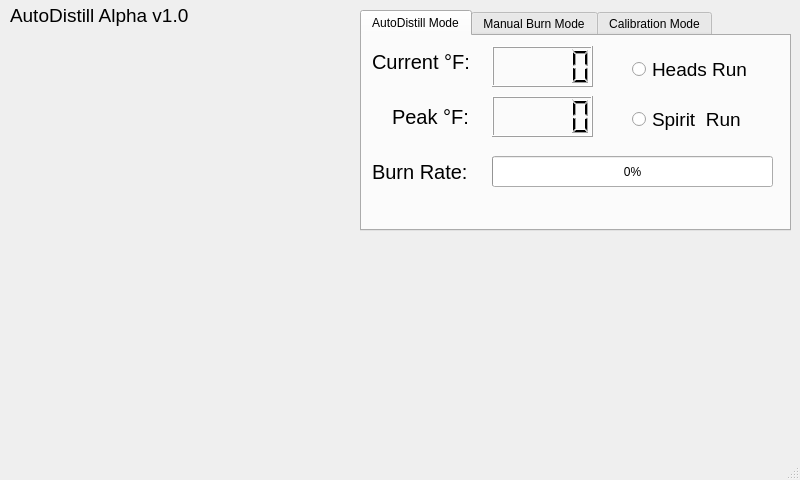
<?xml version="1.0" encoding="UTF-8"?>
<ui version="4.0">
 <class>MainWindow</class>
 <widget class="QMainWindow" name="MainWindow">
  <property name="geometry">
   <rect>
    <x>0</x>
    <y>0</y>
    <width>800</width>
    <height>480</height>
   </rect>
  </property>
  <property name="windowTitle">
   <string>MainWindow</string>
  </property>
  <widget class="QWidget" name="centralWidget">
   <widget class="QWidget" name="chartWidget" native="true">
    <property name="geometry">
     <rect>
      <x>0</x>
      <y>230</y>
      <width>801</width>
      <height>211</height>
     </rect>
    </property>
   </widget>
   <widget class="QLabel" name="autoStillLable">
    <property name="geometry">
     <rect>
      <x>10</x>
      <y>-10</y>
      <width>291</width>
      <height>51</height>
     </rect>
    </property>
    <property name="font">
     <font>
      <pointsize>14</pointsize>
     </font>
    </property>
    <property name="text">
     <string>AutoDistill Alpha v1.0</string>
    </property>
   </widget>
   <widget class="QWidget" name="logoWidget" native="true">
    <property name="geometry">
     <rect>
      <x>0</x>
      <y>40</y>
      <width>361</width>
      <height>201</height>
     </rect>
    </property>
   </widget>
   <widget class="QTabWidget" name="tabWidget">
    <property name="geometry">
     <rect>
      <x>360</x>
      <y>10</y>
      <width>431</width>
      <height>221</height>
     </rect>
    </property>
    <property name="autoFillBackground">
     <bool>true</bool>
    </property>
    <property name="currentIndex">
     <number>0</number>
    </property>
    <widget class="QWidget" name="autoMode">
     <attribute name="title">
      <string>AutoDistill Mode</string>
     </attribute>
     <widget class="QLabel" name="peakVaporTempLabel">
      <property name="geometry">
       <rect>
        <x>30</x>
        <y>60</y>
        <width>91</width>
        <height>41</height>
       </rect>
      </property>
      <property name="font">
       <font>
        <pointsize>15</pointsize>
       </font>
      </property>
      <property name="text">
       <string>Peak °F:</string>
      </property>
     </widget>
     <widget class="QLCDNumber" name="peakVaporTemp">
      <property name="geometry">
       <rect>
        <x>130</x>
        <y>60</y>
        <width>101</width>
        <height>41</height>
       </rect>
      </property>
     </widget>
     <widget class="QLCDNumber" name="currentVaporTemp">
      <property name="geometry">
       <rect>
        <x>130</x>
        <y>10</y>
        <width>101</width>
        <height>41</height>
       </rect>
      </property>
     </widget>
     <widget class="QLabel" name="currentVaporTempLabel">
      <property name="geometry">
       <rect>
        <x>10</x>
        <y>0</y>
        <width>111</width>
        <height>51</height>
       </rect>
      </property>
      <property name="font">
       <font>
        <pointsize>15</pointsize>
       </font>
      </property>
      <property name="text">
       <string>Current °F:</string>
      </property>
     </widget>
     <widget class="QLabel" name="BurnRateLabel">
      <property name="geometry">
       <rect>
        <x>10</x>
        <y>110</y>
        <width>111</width>
        <height>51</height>
       </rect>
      </property>
      <property name="font">
       <font>
        <pointsize>15</pointsize>
       </font>
      </property>
      <property name="text">
       <string>Burn Rate:</string>
      </property>
     </widget>
     <widget class="QProgressBar" name="burnRateIndicator">
      <property name="geometry">
       <rect>
        <x>130</x>
        <y>120</y>
        <width>281</width>
        <height>31</height>
       </rect>
      </property>
      <property name="value">
       <number>0</number>
      </property>
     </widget>
     <widget class="QRadioButton" name="autoStillHeadsRunSelect">
      <property name="geometry">
       <rect>
        <x>270</x>
        <y>20</y>
        <width>121</width>
        <height>27</height>
       </rect>
      </property>
      <property name="font">
       <font>
        <pointsize>14</pointsize>
       </font>
      </property>
      <property name="text">
       <string>Heads Run</string>
      </property>
     </widget>
     <widget class="QRadioButton" name="autoStillSpiritRunSelect">
      <property name="geometry">
       <rect>
        <x>270</x>
        <y>70</y>
        <width>121</width>
        <height>27</height>
       </rect>
      </property>
      <property name="font">
       <font>
        <pointsize>14</pointsize>
       </font>
      </property>
      <property name="text">
       <string>Spirit  Run</string>
      </property>
     </widget>
    </widget>
    <widget class="QWidget" name="manualMode">
     <attribute name="title">
      <string>Manual Burn Mode</string>
     </attribute>
     <widget class="QLabel" name="peakVaporTempLable2">
      <property name="geometry">
       <rect>
        <x>30</x>
        <y>60</y>
        <width>91</width>
        <height>41</height>
       </rect>
      </property>
      <property name="font">
       <font>
        <pointsize>15</pointsize>
       </font>
      </property>
      <property name="text">
       <string>Peak °F:</string>
      </property>
     </widget>
     <widget class="QProgressBar" name="burnRateIndicator2">
      <property name="geometry">
       <rect>
        <x>130</x>
        <y>120</y>
        <width>281</width>
        <height>31</height>
       </rect>
      </property>
      <property name="value">
       <number>0</number>
      </property>
     </widget>
     <widget class="QPushButton" name="manualBurnRateUpButton">
      <property name="geometry">
       <rect>
        <x>280</x>
        <y>10</y>
        <width>71</width>
        <height>41</height>
       </rect>
      </property>
      <property name="font">
       <font>
        <pointsize>13</pointsize>
       </font>
      </property>
      <property name="text">
       <string>+</string>
      </property>
     </widget>
     <widget class="QLCDNumber" name="peakVaporTemp2">
      <property name="geometry">
       <rect>
        <x>130</x>
        <y>60</y>
        <width>101</width>
        <height>41</height>
       </rect>
      </property>
     </widget>
     <widget class="QLCDNumber" name="currentVaporTemp2">
      <property name="geometry">
       <rect>
        <x>130</x>
        <y>10</y>
        <width>101</width>
        <height>41</height>
       </rect>
      </property>
     </widget>
     <widget class="QLabel" name="burnRateLable2">
      <property name="geometry">
       <rect>
        <x>10</x>
        <y>110</y>
        <width>111</width>
        <height>51</height>
       </rect>
      </property>
      <property name="font">
       <font>
        <pointsize>15</pointsize>
       </font>
      </property>
      <property name="text">
       <string>Burn Rate:</string>
      </property>
     </widget>
     <widget class="QPushButton" name="manualBurnRateDownButton">
      <property name="enabled">
       <bool>true</bool>
      </property>
      <property name="geometry">
       <rect>
        <x>280</x>
        <y>60</y>
        <width>71</width>
        <height>41</height>
       </rect>
      </property>
      <property name="font">
       <font>
        <pointsize>13</pointsize>
       </font>
      </property>
      <property name="text">
       <string>-</string>
      </property>
     </widget>
     <widget class="QLabel" name="currentVaporTempLable2">
      <property name="geometry">
       <rect>
        <x>10</x>
        <y>0</y>
        <width>111</width>
        <height>51</height>
       </rect>
      </property>
      <property name="font">
       <font>
        <pointsize>15</pointsize>
       </font>
      </property>
      <property name="text">
       <string>Current °F:</string>
      </property>
     </widget>
    </widget>
    <widget class="QWidget" name="calibrationMode">
     <attribute name="title">
      <string>Calibration Mode</string>
     </attribute>
    </widget>
   </widget>
  </widget>
  <widget class="QStatusBar" name="statusBar"/>
 </widget>
 <layoutdefault spacing="6" margin="11"/>
 <resources/>
 <connections/>
</ui>
